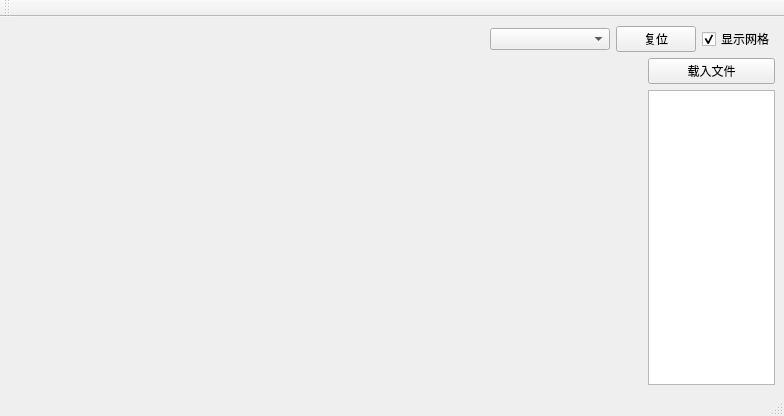
<?xml version="1.0" encoding="UTF-8"?>
<ui version="4.0">
 <class>MainWindow</class>
 <widget class="QMainWindow" name="MainWindow">
  <property name="geometry">
   <rect>
    <x>0</x>
    <y>0</y>
    <width>784</width>
    <height>416</height>
   </rect>
  </property>
  <property name="windowTitle">
   <string>MainWindow</string>
  </property>
  <widget class="QWidget" name="centralwidget">
   <property name="sizePolicy">
    <sizepolicy hsizetype="Preferred" vsizetype="Expanding">
     <horstretch>0</horstretch>
     <verstretch>0</verstretch>
    </sizepolicy>
   </property>
   <layout class="QVBoxLayout" name="verticalLayout_3">
    <item>
     <layout class="QVBoxLayout" name="verticalLayout_2">
      <property name="sizeConstraint">
       <enum>QLayout::SetDefaultConstraint</enum>
      </property>
      <item>
       <layout class="QHBoxLayout" name="horizontalLayout" stretch="20,5,0,0">
        <item>
         <spacer name="horizontalSpacer">
          <property name="orientation">
           <enum>Qt::Horizontal</enum>
          </property>
          <property name="sizeHint" stdset="0">
           <size>
            <width>40</width>
            <height>20</height>
           </size>
          </property>
         </spacer>
        </item>
        <item>
         <widget class="QComboBox" name="comboDatasets"/>
        </item>
        <item>
         <widget class="QPushButton" name="resetView">
          <property name="sizePolicy">
           <sizepolicy hsizetype="Maximum" vsizetype="Fixed">
            <horstretch>6</horstretch>
            <verstretch>0</verstretch>
           </sizepolicy>
          </property>
          <property name="text">
           <string>复位</string>
          </property>
         </widget>
        </item>
        <item>
         <widget class="QCheckBox" name="actionShowGrid">
          <property name="text">
           <string>显示网格</string>
          </property>
          <property name="checked">
           <bool>true</bool>
          </property>
          <property name="tristate">
           <bool>false</bool>
          </property>
         </widget>
        </item>
       </layout>
      </item>
      <item>
       <layout class="QHBoxLayout" name="horizontalLayout_3" stretch="10,2">
        <item>
         <widget class="ViewWidget" name="viewWidget" native="true">
          <property name="sizePolicy">
           <sizepolicy hsizetype="Preferred" vsizetype="Preferred">
            <horstretch>0</horstretch>
            <verstretch>0</verstretch>
           </sizepolicy>
          </property>
         </widget>
        </item>
        <item>
         <layout class="QVBoxLayout" name="verticalLayout">
          <item>
           <layout class="QHBoxLayout" name="horizontalLayout_2">
            <item>
             <widget class="QPushButton" name="btnReload">
              <property name="text">
               <string>载入文件</string>
              </property>
              <property name="iconSize">
               <size>
                <width>16</width>
                <height>16</height>
               </size>
              </property>
             </widget>
            </item>
           </layout>
          </item>
          <item>
           <widget class="QListWidget" name="fileList"/>
          </item>
         </layout>
        </item>
       </layout>
      </item>
     </layout>
    </item>
   </layout>
  </widget>
  <widget class="QMenuBar" name="menubar">
   <property name="geometry">
    <rect>
     <x>0</x>
     <y>0</y>
     <width>784</width>
     <height>21</height>
    </rect>
   </property>
  </widget>
  <widget class="QStatusBar" name="statusbar"/>
  <widget class="QToolBar" name="toolBar">
   <property name="windowTitle">
    <string>toolBar</string>
   </property>
   <attribute name="toolBarArea">
    <enum>TopToolBarArea</enum>
   </attribute>
   <attribute name="toolBarBreak">
    <bool>false</bool>
   </attribute>
  </widget>
 </widget>
 <customwidgets>
  <customwidget>
   <class>ViewWidget</class>
   <extends>QWidget</extends>
   <header>viewwidget.h</header>
   <container>1</container>
  </customwidget>
 </customwidgets>
 <resources/>
 <connections/>
</ui>
